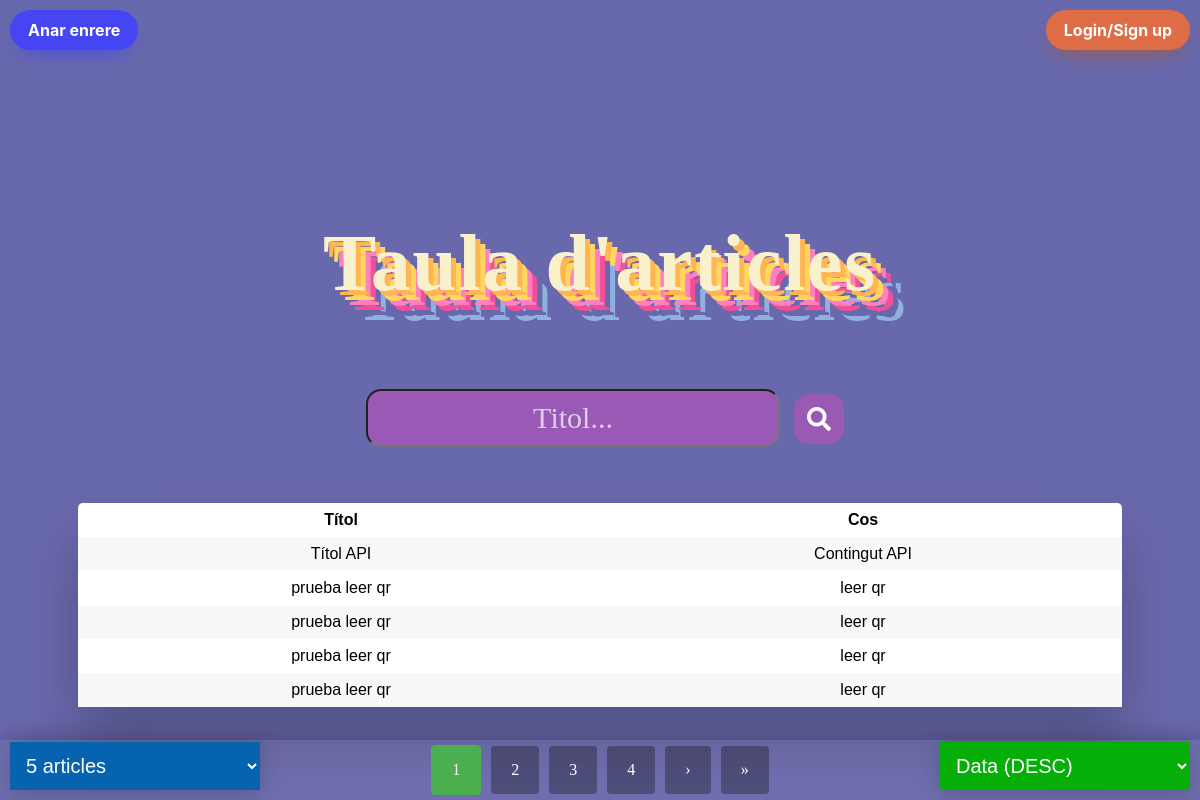
The app's page /Controlador/mostrar.php with its own data.
### tables this page shows
CREATE TABLE `articles` (
  `ID` int(11) NOT NULL,
  `titol` text NOT NULL,
  `cos` text NOT NULL,
  `usuari_id` int(11) DEFAULT NULL,
  `imagen_url` varchar(255) DEFAULT NULL,
  `data` datetime DEFAULT current_timestamp()
);

### Model/ArticlesModel.php (called while the page is built, shortened)
<?php
function obtenirTotalArticles($connexio) {
    $query = 'SELECT COUNT(*) FROM articles';
    $stmt = $connexio->query($query);
    return $stmt->fetchColumn();
}
function obtenirArticlesOrdenatsPerDataDesc($offset, $limit, $connexio) {
    $sql = "SELECT * FROM articles ORDER BY data DESC LIMIT :offset, :limit";
    $stmt = $connexio->prepare($sql);
    $stmt->bindValue(':offset', $offset, PDO::PARAM_INT);
    $stmt->bindValue(':limit', $limit, PDO::PARAM_INT);
    $stmt->execute();
    return $stmt->fetchAll(PDO::FETCH_ASSOC);
}
?>

### Controlador/mostrar.php (the view, shortened to what this page needs)
<?php
require_once "../Model/ArticlesModel.php";
$connexio = connectarBD();
$terme_cerca = isset($_GET['terme']) ? trim($_GET['terme']) : '';
$orden = isset($_GET['orden']) ? $_GET['orden'] : 'data_desc';
$articles_per_pagina = isset($_GET['articles_per_pagina']) ? (int)$_GET['articles_per_pagina'] : 5;
if (isset($_GET['pagina']) && is_numeric($_GET['pagina'])) {
    $pagina_actual = (int)$_GET['pagina'];
} else {
    $pagina_actual = 1;
}
$resultats = [];
$total_articles = 0;
$total_pagines = 0;
if ($terme_cerca !== '') {
    $resultats_totals = cercarArticles($terme_cerca, $connexio);
    $total_articles = count($resultats_totals);
    if ($orden === 'titol_asc') {
        usort($resultats_totals, fn($a, $b) => strcmp($a['titol'], $b['titol']));
    } elseif ($orden === 'titol_desc') {
        usort($resultats_totals, fn($a, $b) => strcmp($b['titol'], $a['titol']));
    } elseif ($orden === 'data_asc') {
        usort($resultats_totals, fn($a, $b) => strcmp($a['data'], $b['data']));
    } else {
        usort($resultats_totals, fn($a, $b) => strcmp($b['data'], $a['data']));
    }
    $total_pagines = ceil($total_articles / $articles_per_pagina);
    $offset = ($pagina_actual - 1) * $articles_per_pagina;
    $resultats = array_slice($resultats_totals, $offset, $articles_per_pagina);
} else {
    $total_articles = obtenirTotalArticles($connexio);
    $total_pagines = ceil($total_articles / $articles_per_pagina);
    $offset = ($pagina_actual - 1) * $articles_per_pagina;
    switch ($orden) {
        default:
            $resultats = obtenirArticlesOrdenatsPerDataDesc($offset, $articles_per_pagina, $connexio);
            break;
    }
}
function mostrarTaula($resultats){
    echo "<div class='table-wrapper'>";
    echo "<table class='fl-table'>
    <tr>
    <th>Títol</th>
    <th>Cos</th>
    </tr>";
    foreach($resultats as $res) {
        echo "<tr>";
        echo "<td>" . htmlspecialchars($res['titol']) . "</td>";
        echo "<td>" . htmlspecialchars($res['cos']) . "</td>";
        echo "</tr>";
    }
    echo "</table>";
    echo "</div>";
}
function mostrarPaginacio($pagina_actual, $total_pagines, $articles_per_pagina, $orden) {
    echo "<div class='pagination'>";
    for ($i = 1; $i <= $total_pagines; $i++) {
        if ($i == $pagina_actual) {
            echo "<a class='active' href='?pagina=$i&articles_per_pagina=$articles_per_pagina&orden=$orden'>$i</a>";
        } else {
            echo "<a href='?pagina=$i&articles_per_pagina=$articles_per_pagina&orden=$orden'>$i</a>";
        }
    }
    if ($pagina_actual < $total_pagines) {
        echo "<a href='?pagina=" . ($pagina_actual + 1) . "&articles_per_pagina=$articles_per_pagina&orden=$orden'>&rsaquo;</a>";
        echo "<a href='?pagina=$total_pagines&articles_per_pagina=$articles_per_pagina&orden=$orden'>&raquo;</a>";
    }
    echo "</div>";
}
?>
<!DOCTYPE html>
<html lang="ca">
<head>
    <link href="https://cdnjs.cloudflare.com/ajax/libs/font-awesome/5.15.4/css/all.min.css" rel="stylesheet">
    <link rel="stylesheet" type="text/css" href="../CSS/estils.css">
</head>
<body>
    <p class="titol">Taula d'articles</p>
    <a href='../Vistes/login_nou.php'>
        <button class="login" role="button">Login/Sign up</button>
    </a>
    <a href='../index.php'>
        <button class="tornar_mostrar" role="button">Anar enrere</button>
    </a>
            <div class="search-container">
                <form method="GET" action="" class="search-box">
                    <input type="text" class="boton-search" name="terme" placeholder="Titol..." value="<?php echo htmlspecialchars($terme_cerca); ?>">
                    <button type="submit" class="boton-lupa"><i class="fas fa-search"></i></button>
                </form>
            </div>
    <br><br>
    <div class="articulos">
        <h2>
            <?php mostrarTaula($resultats); ?>
        </h2>
    </div>
    <?php if ($total_articles > 0) mostrarPaginacio($pagina_actual, $total_pagines, $articles_per_pagina, $orden); ?>
    <div class="box">
    <select id="articles" onchange="location = this.value;">
        <option value="?pagina=<?php echo $pagina_actual; ?>&articles_per_pagina=5&orden=<?php echo $orden; ?>&terme=<?php echo urlencode($terme_cerca); ?>" <?php echo ($articles_per_pagina == 5) ? 'selected' : ''; ?>>5 articles</option>
    </select>
</div>
<div class="box_ord">
    <select id="articles" onchange="location = this.value;">
        <option value="?pagina=1&articles_per_pagina=<?php echo $articles_per_pagina; ?>&orden=data_desc&terme=<?php echo urlencode($terme_cerca); ?>" <?php echo ($orden === 'data_desc') ? 'selected' : ''; ?>>Data (DESC)</option>
    </select>
</div>
</body>
</html>

### records on screen
articles: titol "Títol API", cos "Contingut API"
articles: titol "prueba leer qr", cos "leer qr"
articles: titol "prueba leer qr", cos "leer qr"
articles: titol "prueba leer qr", cos "leer qr"
articles: titol "prueba leer qr", cos "leer qr"
